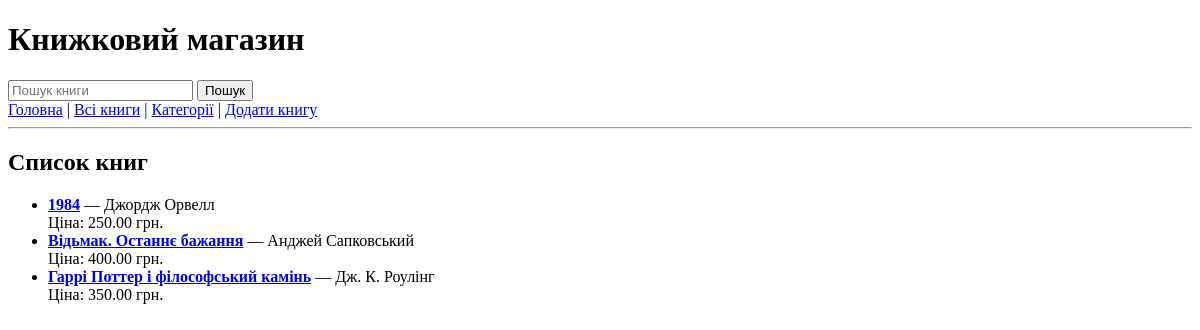
/catalog/books/, run on an earlier commit of the app's database.
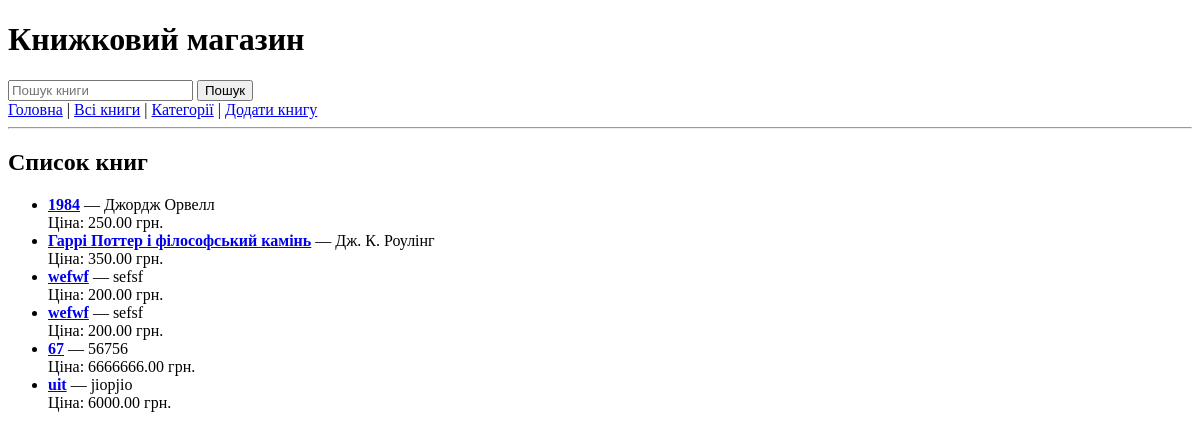
And on a later commit of the database.
### bookshop/models.py (models this page shows)
class Book(models.Model):
    category = models.ManyToManyField(Category, verbose_name="Category")
    title = models.CharField(max_length=100, verbose_name="Book Title")
    author = models.CharField(max_length=200, verbose_name="Author")
    price = models.DecimalField(max_digits=10, decimal_places=2, verbose_name="Price")
    description = models.TextField(verbose_name="Description")
    published_date = models.DateField(null=True, blank=True, verbose_name="Published Date")
    stock = models.BooleanField(default=True, verbose_name="Stock Status")

### bookshop/views.py (the view)
# urls.py: path('catalog/books/', BookListView.as_view(), name="book_list"),
class BookListView(ListView):
    model = Book
    template_name = "book_list.html"
    context_object_name = "book_list"
    def get_queryset(self):
        queryset = super().get_queryset()
        query = self.request.GET.get('search')
        if query:
            queryset = queryset.filter(
                Q(title__icontains=query) | Q(author__icontains=query)
            )
        return queryset

### bookshop/templates/book_list.html (shortened to what this page needs)
{% extends 'base.html' %}
{% block content %}
    <h2>Список книг</h2>
    <ul>
        {% for book in book_list %}
            <li>
                <a href="{% url 'book_detail' book.pk %}"><strong>{{ book.title }}</strong></a> — {{ book.author }}<br>
                Ціна: {{ book.price }} грн.
            </li>
        {% empty %}
            <li>Книг поки немає в базі.</li>
        {% endfor %}
    </ul>
{% endblock content%}

### bookshop/templates/base.html (shortened to what this page needs)
<!DOCTYPE html>
<html lang="en">
<head>
</head>
<body>
    <header>
        <h1>Книжковий магазин</h1>
        <nav>
            <form method="get" action="{% url 'book_list' %}">
                <input type="text" name="search" placeholder="Пошук книги" value="{{ request.GET.search }}">
                <button type="submit">Пошук</button>
            </form>
            <a href="{% url 'index' %}">Головна</a> |
            <a href="{% url 'book_list' %}">Всі книги</a> |
            <a href="{% url 'category' %}">Категорії</a> |
            <a href="{% url 'book_create' %}">Додати книгу</a>
        </nav>
        <hr>
    </header>
    <main>
        {% block content %}
        {% endblock %}
    </main>
</body>
</html>

What changed in the data, as far as the page shows it:
removed Book: title "Відьмак. Останнє бажання", author "Анджей Сапковський", price "400.00"
added Book: title "wefwf", author "sefsf", price "200.00"
added Book: title "wefwf", author "sefsf", price "200.00"
added Book: title "67", author "56756", price "6666666.00"
added Book: title "uit", author "jiopjio", price "6000.00"
